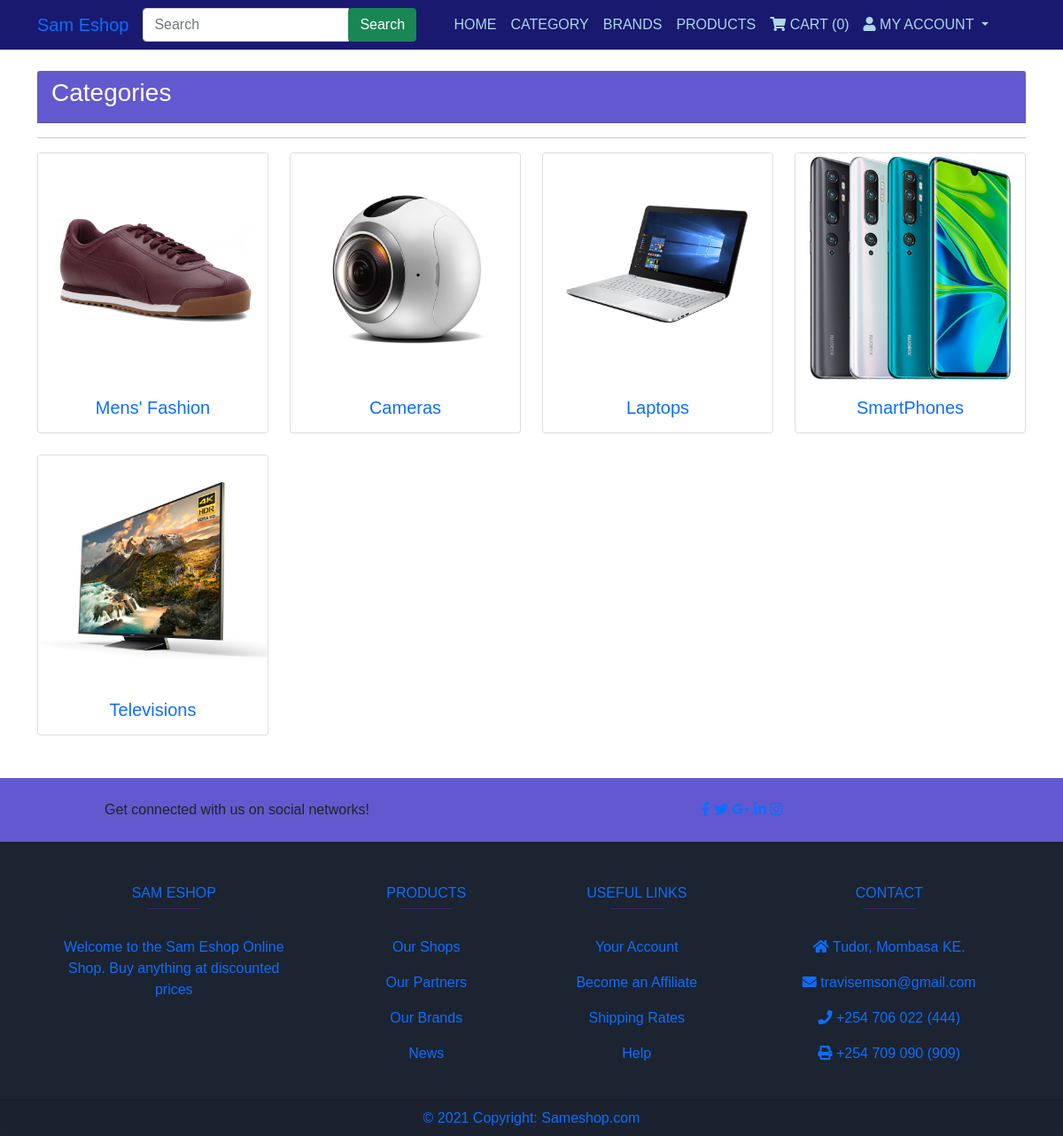
Screenshot of /category-list with the database file from the repository.
### main/models.py (models this page shows, shortened)
class Category(models.Model):
    title = models.CharField(max_length=100)
    image = models.ImageField(upload_to="categoryimages/")
    class Meta:
        verbose_name_plural = '2. Categories'

### main/views.py (the view)
# urls.py: path('category-list', views.category_list, name='category-list'),
def category_list(request):
    data = Category.objects.all().order_by('-id')
    return render(request, 'category-list.html', {'data': data})

### main/template_context.py (called while the page is built)
def get_filters(request):
    cats = Product.objects.distinct().values('category__title', 'category__id')
    bands = Product.objects.distinct().values('brand__title', 'brand__id')
    colors = ProductAttribute.objects.distinct().values('color__title', 'color__id', 'color__color_code')
    sizes = ProductAttribute.objects.distinct().values('size__title', 'size__id')
    minMaxPrice = ProductAttribute.objects.aggregate(Min('price'), Max('price'))
    data = {
        'cats': cats,
        'bands': bands,
        'colors': colors,
        'sizes': sizes,
        'minMaxPrice': minMaxPrice,
    }
    return data

### main/templates/category-list.html (shortened to what this page needs)
{% extends 'base.html' %}
{% load static %}
{% block content %}
<div class="container my-4">
    <div class="card-header bg-s">
        <h3 style="color: white">
            Categories
        </h3>
    </div>
    <hr>
    <div class="row">
    {% if data %}
        {% for cat in data %}
            <div class="col-md-3 mb-4">
                <div class="card">
                    <div class="card-shadow">
                        <a href="/category-product-list/{{ cat.id }}"><img src="/media/{{ cat.image }}" class="card-img-top" alt="{{ cat.title }}"></a>
                        <div class="card-body">
                            <h6 style="font-size: 20px" class="card-text text-center"><a href="#">{{ cat.title }}</a></h6>
                        </div>
                    </div>
                </div>
            </div>
        {% endfor %}
    {% endif %}
    </div>
</div>
{% endblock %}

### main/static/css/style.css (style rules this page uses)
* { font-family: 'source-sans-pro-semibold', sans-serif; }

### main/templates/base.html (style rules this page uses)
a { text-decoration: none; }

### main/templates/category-list.html (style rules this page uses)
a { text-decoration: none; }
.bg-s { background-color: #6359ce; }

### rows the page displays
Category: image (picture), title "Mens' Fashion"
Category: image (picture), title "Cameras"
Category: image (picture), title "Laptops"
Category: image (picture), title "SmartPhones"
Category: image (picture), title "Televisions"

### other values shown
{{ request.session.cartdata|length }} "0"
